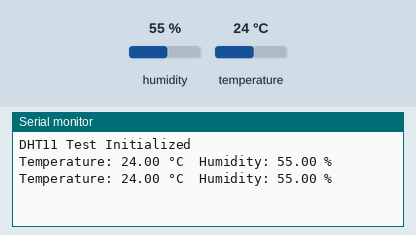
Simulated run of this sketch. Board: ESP32. On the bench: the last lines printed to the serial monitor. The inputs (shaded band) are chosen by the test bench; at power-on: humidity 55 %, temperature 24 °C.

Above: at 2.8 s.
2.9 s: humidity set to 22 %
At 4.5 s:
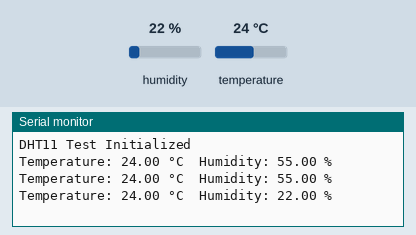
5.6 s: temperature set to 12 °C
At 6.9 s:
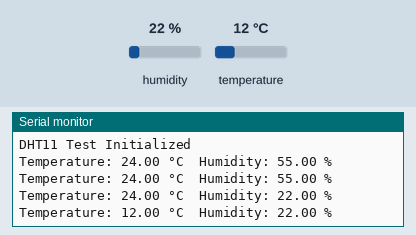
8.3 s: humidity set to 40 %
At 10.5 s:
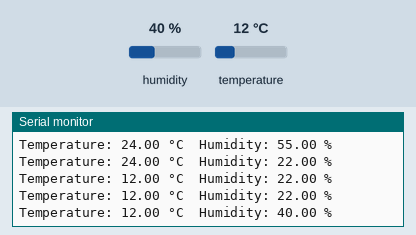
Timing chart, 0 to 12.0 s (numbered marks = the images above; inputs shaded):
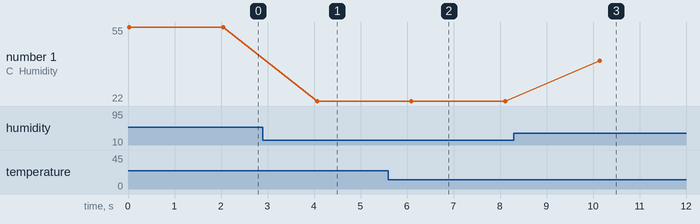

The sketch:

DHT_Test_Code.ino
```cpp
#include <DHT.h>

// === Pin Definitions ===
#define DHTPIN 32
#define DHTTYPE DHT11

// === Sensor Object ===
DHT dht(DHTPIN, DHTTYPE);

void setup() {
  Serial.begin(115200);
  dht.begin();
  Serial.println("DHT11 Test Initialized");
}

void loop() {
  float temp = dht.readTemperature();
  float humid = dht.readHumidity();

  if (!isnan(temp) && !isnan(humid)) {
    Serial.print("Temperature: ");
    Serial.print(temp);
    Serial.print(" °C\tHumidity: ");
    Serial.print(humid);
    Serial.println(" %");
  } else {
    Serial.println("Failed to read from DHT sensor!");
  }

  delay(2000);  // Update every 2 seconds
}
```

Measured:
- after the input at 2.9 s, the serial monitor: prints a new line after 1.2 s (image 1)
- after the input at 5.6 s, the serial monitor: prints a new line after 0.49 s (image 2)
- after the input at 8.3 s, the serial monitor: prints a new line after 1.8 s (image 3)
- plotted number 1: 55 → 22 after the input at 2.9 s, 22 → 40 after the input at 8.3 s
